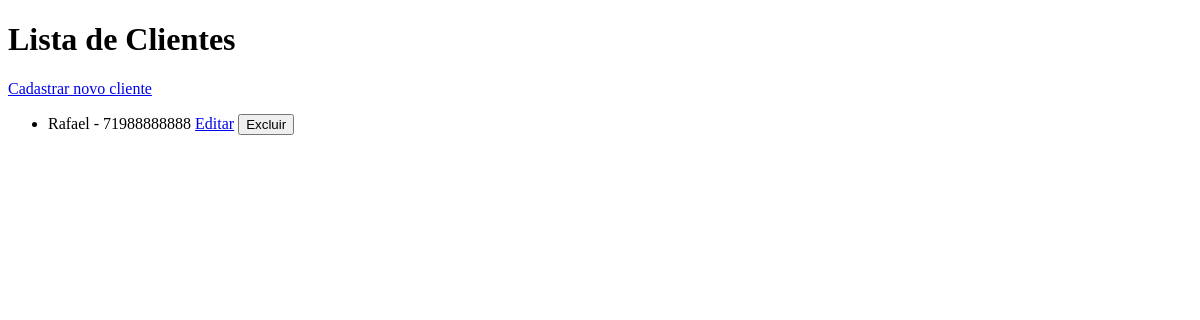
/clientes/, run on an earlier commit of the app's database.
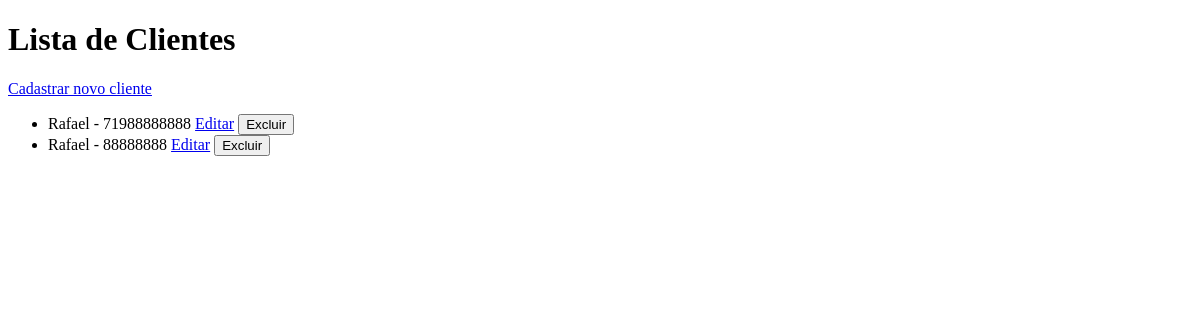
And on a later commit of the database.
### loja/models.py (models this page shows, shortened)
class Cliente(models.Model):
    nome = models.CharField(max_length=100)
    telefone = models.CharField(max_length=20)

### loja/views.py (the view)
# urls.py: path('clientes/', views.lista_clientes, name='lista_clientes'),
def lista_clientes(request):
    clientes = Cliente.objects.all()
    return render(request, 'lista_clientes.html', {'clientes': clientes})

### loja/templates/lista_clientes.html (shortened to what this page needs)
<!DOCTYPE html>
<html lang="en">
<head>
</head>
<body>
<h1>Lista de Clientes</h1>
<a href="/cliente/">Cadastrar novo cliente</a>
<ul>
    {% for cliente in clientes %}
        <li>
            {{ cliente.nome }} - {{ cliente.telefone }}
            <a href="{% url 'editar_cliente' cliente.id %}">Editar</a>
            <form action="{% url 'excluir_cliente' cliente.id %}" method="post" style="display:inline;">
                <button type="submit">Excluir</button>
            </form>
        </li>
    {% endfor %}
</ul>
</body>
</html>

What changed in the data, as far as the page shows it:
added Cliente: nome "Rafael", telefone "88888888"
